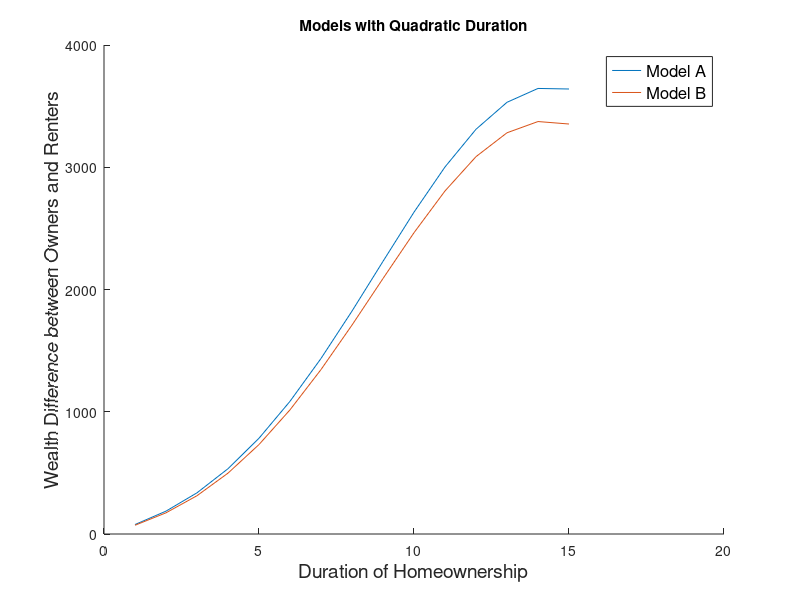

Reproduce this figure in MATLAB.
dur         = 1:1:15;
dummy_dur   = 1:2:15;
%% Di et al. MODELs on our sample (1999-2015)
%  LogW = alpha + beta_h * H + beta_sh * SH + beta_c * C
%% When we use dummies for duration  
%  LogW = alpha + beta_h * H + beta_sh * SH + beta_c * C + Gamma * D
%  where beta_h = 0, beta_sh =0, gamma is the coeff for each dur dummies 
%% COEFFICIENTS FROM THEIR ESTIMATION 
alpha   = [ -12.22   % MODEL A
            -12.51]; % MODEL B
       
beta_h  = [0.457     % MODEL A
           0.464];   % MODEL B 
       
beta_hs = [-0.0158   % MODEL A
           -0.0162]; % MODEL B
        
         %--------------------
         % MODEL A |  MODEL B | 
         %---------------------
beta_c  = [  1.494     1.501;...    % Average annual income(log)    
             0.0267    0    ;...    % Net init wealth (log)
             0.0762    0.0830 ;...  % Age of household head initially
             0         0.104 ]';      % Being in top quart of wealth dist. initially
           

[height_beta_c, width_beta_c] = size(beta_c);  

%% INDEPENDENT VARIABLES 
% fix variables:
%   1. continuous variables: at their sample means
%   2. categorical variables: estimates of the groups with the highest incidence   

           % MEANS    
C =       [ 10.09      % Average annual income (log)    
             5.778     % Net init wealth (log)
            25.31      % Age of household head initally
             1    ];   % Being in top quart of wealth dist. init

[height_C, width_C] = size(C); 
       
 beta_c_times_C      = beta_c*C;
                     
%% DEPENDENT VARIABLES FOR OWNERS and RENTERS
LogW              = nan(height_beta_c, length(dur));
wealth            = nan(height_beta_c, length(dur));
LogW_rent         = nan(height_beta_c, length(dur));
wealth_rent       = nan(height_beta_c, length(dur));
Wealth_Difference = nan(height_beta_c, length(dur));
for i=1:1:height_beta_c % # of models
     LogW(i,:)              = (alpha(i)+beta_c_times_C(i))*ones(size(dur)) +  beta_h(i) * dur + beta_hs(i) * dur.^2;
     LogW_rent(i,:)         = (alpha(i)+beta_c_times_C(i))*ones(size(dur));
 
     wealth(i,:)            = exp(LogW(i,:));
     wealth_rent(i,:)       = exp(LogW_rent(i,:));
     Wealth_Difference(i,:) = wealth(i,:)-wealth_rent(i,:);
end

figure(1)
hold on
for i=1:height_beta_c
plot(dur,Wealth_Difference(i,:))
end
hleg=legend('Model A','Model B');
set(hleg,'Location','northeast','FontSize',12);
ylabel('Wealth Difference between Owners and Renters','FontSize',14)
xlabel('Duration of Homeownership','FontSize',14)
title("Models with Quadratic Duration")
